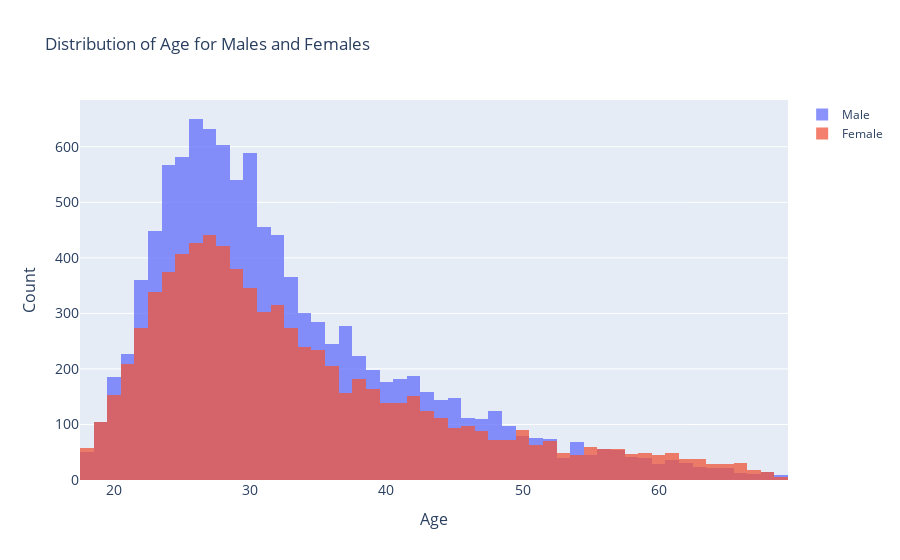

The notebook cell saved with this chart:
### Code cell
# histogram of age
fig = go.Figure()

fig.add_trace(go.Histogram(x=male_df['age'], name='Male'))
fig.add_trace(go.Histogram(x=female_df['age'], name='Female'))

fig.update_layout(barmode='overlay',
                  title='Distribution of Age for Males and Females',
                  yaxis=dict(title='Count',
                             titlefont_size=16,
                             tickfont_size=14),
                  xaxis=dict(title='Age',
                             titlefont_size=16,
                             tickfont_size=14))

# Reduce opacity to see both histograms
fig.update_traces(opacity=0.75)
fig.show()

### Figure 1 — Plotly figure (JSON) as saved in the notebook; plotly's stock layout.template omitted (floating-point values rounded to 4 significant figures; data arrays with more than 128 entries replaced by an {"elided": "..."} marker saying what was removed)
{"data": [{"name": "Male", "opacity": 0.75, "type": "histogram", "x": {"elided": "10552 int values"}}, {"name": "Female", "opacity": 0.75, "type": "histogram", "x": {"elided": "7968 int values"}}], "layout": {"autosize": true, "barmode": "overlay", "title": {"text": "Distribution of Age for Males and Females"}, "xaxis": {"autorange": true, "range": [17.5, 69.5], "tickfont": {"size": 14}, "title": {"font": {"size": 16}, "text": "Age"}, "type": "linear"}, "yaxis": {"autorange": true, "range": [0, 684.2], "tickfont": {"size": 14}, "title": {"font": {"size": 16}, "text": "Count"}}}}
